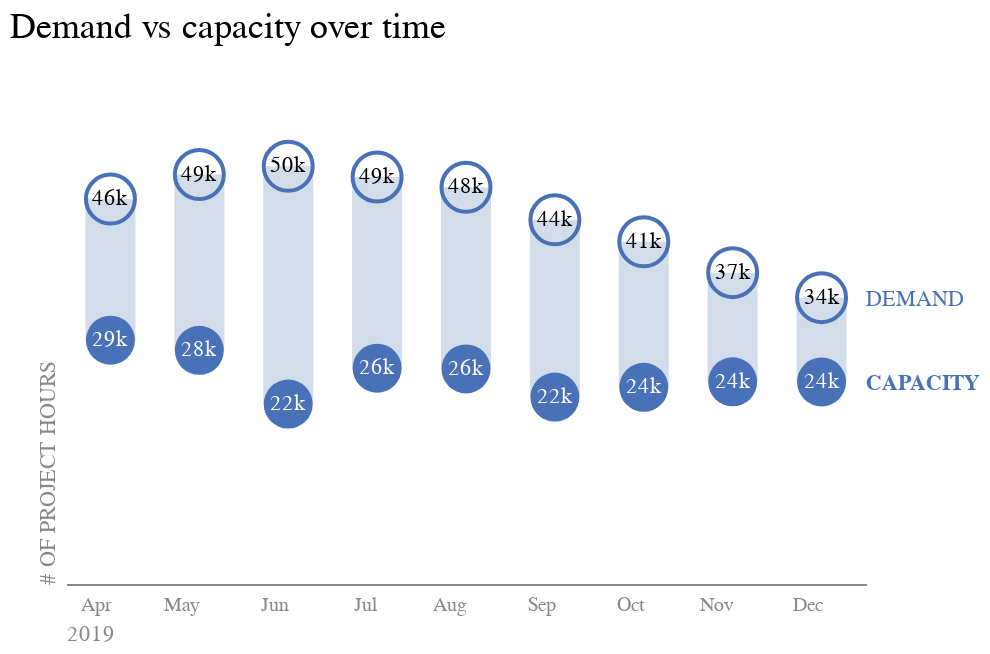

The code cell stored with this chart in its notebook:
### Markdown cell above
For the next graph, a dot plot, the author reveals the challenges she had in Excel. To create the circles, she employed data markers from two line graphs, concealing the lines themselves. The region connecting the dots was achieved by employing a stacked bar of Unmet Demand, sitting on top of an transparent Capacity series.

This serves as a noteworthy example of the limitations of Excel when dealing with charts not inherently programmed into the tool. While certain graphs may be more straightforward in Excel, unconventional visualizations might demand intricate and obscure workarounds, while in Altair, where the approach to data visualization is more flexible, documentation for this graph was readily available.

### Code cell
# Dot plot, filled and not filled version

dots1 = alt.Chart(bar_table, title=alt.Title(
    "Demand vs capacity over time",
    fontSize = 18,
    fontWeight = 'normal',
    anchor = 'start',
    offset = 10
)).mark_circle(size = 600, opacity = 1).encode(
    y = alt.Y('Value',
            axis = alt.Axis(grid = False, titleFontWeight = 'normal', titleColor = '#888888',
                            titleAnchor = 'start', ticks = False, labels = False, domain = False),
            scale = alt.Scale(domain=[0, 60000]),
            title = "# OF PROJECT HOURS"),
    x = alt.X('month',
            sort=None,
            axis=alt.Axis(labelAngle = 0, titleAnchor = 'start', titleFontWeight = 'normal',
                          labelColor = "#888888", labelPadding = 10, titleColor = '#888888', ticks = False),
            title = "2019"),
    color = alt.Color('Metric', scale=alt.Scale(range=['#4871b7']), legend=None),
).properties(
    width = 400,
    height = 250).transform_filter(
    alt.datum.Metric == 'CAPACITY')

dots2 = alt.Chart(bar_table, title=alt.Title(
    "Demand vs capacity over time",
    fontSize = 18,
    fontWeight = 'normal',
    anchor = 'start',
    offset = 10
)).mark_circle(size = 600, opacity = 1, filled = False).encode(
    y = alt.Y('Value',
            axis = alt.Axis(grid = False, titleFontWeight = 'normal', titleColor = '#888888',
                            titleAnchor = 'start', ticks = False, labels = False, domain = False),
            scale = alt.Scale(domain=[0, 60000]),
            title = "# OF PROJECT HOURS"),
    x = alt.X('month',
            sort=None,
            axis=alt.Axis(labelAngle = 0, titleAnchor = 'start', titleFontWeight = 'normal',
                          labelColor = "#888888", labelPadding = 10, titleColor = '#888888', ticks = False),
            title = "2019"),
    color = alt.Color('Metric', scale=alt.Scale(range=['#b4c6e4']), legend=None),
).properties(
    width = 400,
    height = 250).transform_filter(
    alt.datum.Metric == 'DEMAND')

line = alt.Chart(bar_table).mark_line(strokeWidth = 25, opacity = 0.25).encode(
    x = alt.X('month', sort = None),
    y = 'Value',
    detail = 'month'
)

text = alt.Chart(bar_table).mark_text(
).encode(
    x=alt.X('month', sort = None),
    y='Value',
    text=alt.Text('Value:Q', format = ".2s"),
    color = alt.condition(alt.datum.Metric == 'DEMAND', alt.value('black'), alt.value('white')) 
)
 
label1 = alt.Chart({"values": 
                    [{"text":  ['DEMAND']}]
                    }
                    ).mark_text(size = 11, 
                                align = "left", 
                                dx = 200, dy = -17, 
                                color = '#4871b7'
                                ).encode(text = "text:N")

label2 = alt.Chart({"values": 
                    [{"text":  ['CAPACITY']}]
                    }
                    ).mark_text(size = 11, 
                                align = "left", 
                                dx = 200, dy = 25, 
                                color = '#4871b7',
                                fontWeight = 'bold'
                                ).encode(text = "text:N")

dot_plot = line + dots1 + dots2 + text + label1 + label2
dot_plot.configure_view(stroke = None)

### Figure 1 — Vega-Lite specification as saved in the notebook (floating-point values rounded to 4 significant figures)
{"config": {"view": {"continuousWidth": 300, "continuousHeight": 300, "stroke": null}}, "layer": [{"mark": {"type": "line", "opacity": 0.25, "strokeWidth": 25}, "encoding": {"detail": {"field": "month", "type": "nominal"}, "x": {"field": "month", "sort": null, "type": "nominal"}, "y": {"field": "Value", "type": "quantitative"}}}, {"mark": {"type": "circle", "opacity": 1, "size": 600}, "encoding": {"color": {"field": "Metric", "legend": null, "scale": {"range": ["#4871b7"]}, "type": "nominal"}, "x": {"axis": {"labelAngle": 0, "labelColor": "#888888", "labelPadding": 10, "ticks": false, "titleAnchor": "start", "titleColor": "#888888", "titleFontWeight": "normal"}, "field": "month", "sort": null, "title": "2019", "type": "nominal"}, "y": {"axis": {"domain": false, "grid": false, "labels": false, "ticks": false, "titleAnchor": "start", "titleColor": "#888888", "titleFontWeight": "normal"}, "field": "Value", "scale": {"domain": [0, 60000]}, "title": "# OF PROJECT HOURS", "type": "quantitative"}}, "title": {"text": "Demand vs capacity over time", "anchor": "start", "fontSize": 18, "fontWeight": "normal", "offset": 10}, "transform": [{"filter": "(datum.Metric === 'CAPACITY')"}]}, {"mark": {"type": "circle", "filled": false, "opacity": 1, "size": 600}, "encoding": {"color": {"field": "Metric", "legend": null, "scale": {"range": ["#b4c6e4"]}, "type": "nominal"}, "x": {"axis": {"labelAngle": 0, "labelColor": "#888888", "labelPadding": 10, "ticks": false, "titleAnchor": "start", "titleColor": "#888888", "titleFontWeight": "normal"}, "field": "month", "sort": null, "title": "2019", "type": "nominal"}, "y": {"axis": {"domain": false, "grid": false, "labels": false, "ticks": false, "titleAnchor": "start", "titleColor": "#888888", "titleFontWeight": "normal"}, "field": "Value", "scale": {"domain": [0, 60000]}, "title": "# OF PROJECT HOURS", "type": "quantitative"}}, "title": {"text": "Demand vs capacity over time", "anchor": "start", "fontSize": 18, "fontWeight": "normal", "offset": 10}, "transform": [{"filter": "(datum.Metric === 'DEMAND')"}]}, {"mark": {"type": "text"}, "encoding": {"color": {"condition": {"test": "(datum.Metric === 'DEMAND')", "value": "black"}, "value": "white"}, "text": {"field": "Value", "format": ".2s", "type": "quantitative"}, "x": {"field": "month", "sort": null, "type": "nominal"}, "y": {"field": "Value", "type": "quantitative"}}}, {"data": {"name": "data-236c70691cbd81f5f11f1ce0d980efb8"}, "mark": {"type": "text", "align": "left", "color": "#4871b7", "dx": 200, "dy": -17, "size": 11}, "encoding": {"text": {"field": "text", "type": "nominal"}}}, {"data": {"name": "data-6b100461ad86d17fc030d068d1e8d22d"}, "mark": {"type": "text", "align": "left", "color": "#4871b7", "dx": 200, "dy": 25, "fontWeight": "bold", "size": 11}, "encoding": {"text": {"field": "text", "type": "nominal"}}}], "data": {"name": "data-f53bb01febd214e9ecb3cb7fbc625fc6"}, "height": 250, "width": 400, "$schema": "https://vega.github.io/schema/vega-lite/v5.15.1.json", "datasets": {"data-f53bb01febd214e9ecb3cb7fbc625fc6": [{"Metric": "CAPACITY", "Value": 29263, "year": 2019, "month": "Apr"}, {"Metric": "CAPACITY", "Value": 28037, "year": 2019, "month": "May"}, {"Metric": "CAPACITY", "Value": 21596, "year": 2019, "month": "Jun"}, {"Metric": "CAPACITY", "Value": 25895, "year": 2019, "month": "Jul"}, {"Metric": "CAPACITY", "Value": 25813, "year": 2019, "month": "Aug"}, {"Metric": "CAPACITY", "Value": 22427, "year": 2019, "month": "Sep"}, {"Metric": "CAPACITY", "Value": 23605, "year": 2019, "month": "Oct"}, {"Metric": "CAPACITY", "Value": 24263, "year": 2019, "month": "Nov"}, {"Metric": "CAPACITY", "Value": 24243, "year": 2019, "month": "Dec"}, {"Metric": "DEMAND", "Value": 46193, "year": 2019, "month": "Apr"}, {"Metric": "DEMAND", "Value": 49131, "year": 2019, "month": "May"}, {"Metric": "DEMAND", "Value": 50124, "year": 2019, "month": "Jun"}, {"Metric": "DEMAND", "Value": 48850, "year": 2019, "month": "Jul"}, {"Metric": "DEMAND", "Value": 47602, "year": 2019, "month": "Aug"}, {"Metric": "DEMAND", "Value": 43697, "year": 2019, "month": "Sep"}, {"Metric": "DEMAND", "Value": 41058, "year": 2019, "month": "Oct"}, {"Metric": "DEMAND", "Value": 37364, "year": 2019, "month": "Nov"}, {"Metric": "DEMAND", "Value": 34364, "year": 2019, "month": "Dec"}], "data-236c70691cbd81f5f11f1ce0d980efb8": [{"text": ["DEMAND"]}], "data-6b100461ad86d17fc030d068d1e8d22d": [{"text": ["CAPACITY"]}]}}
